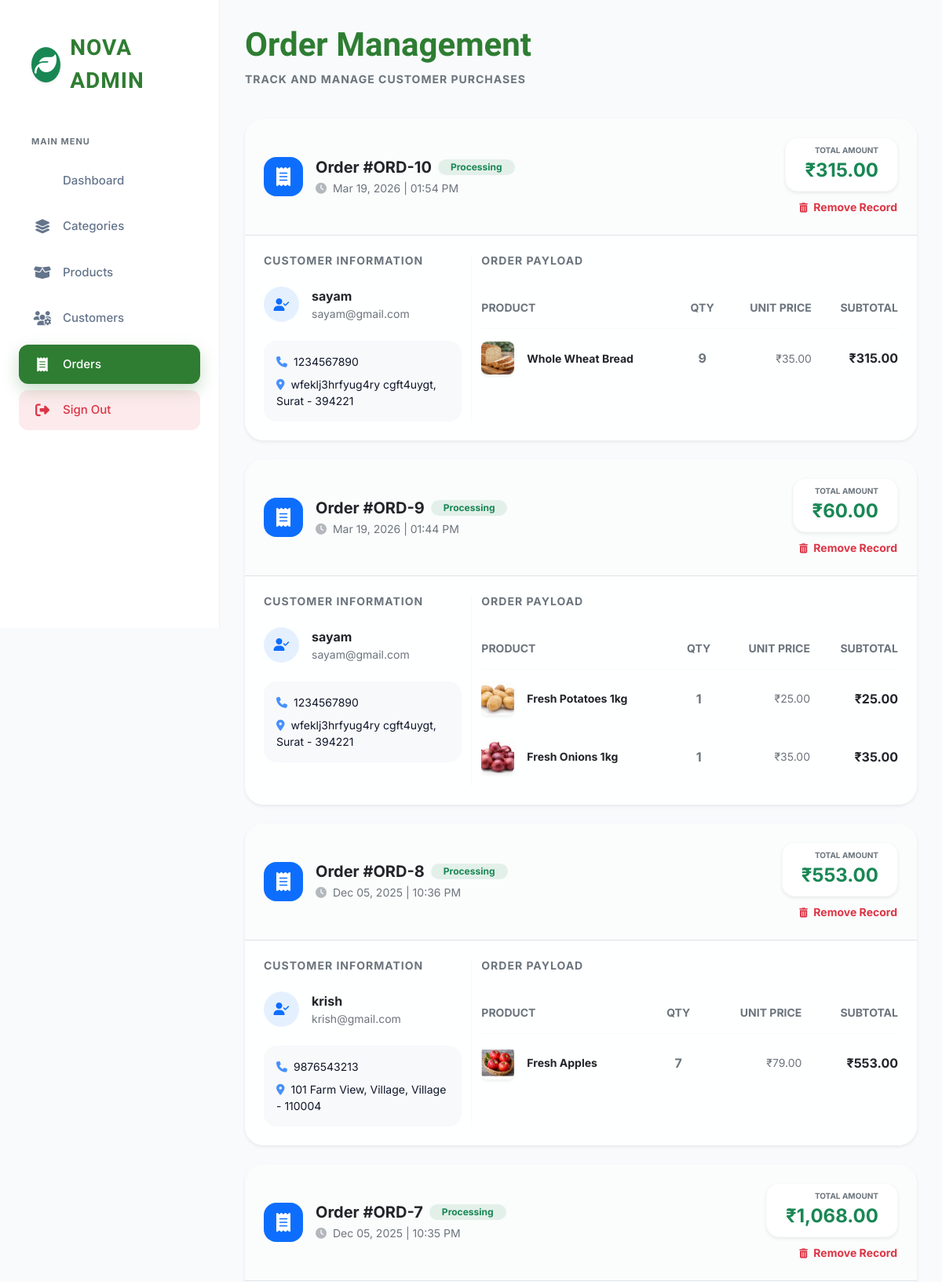
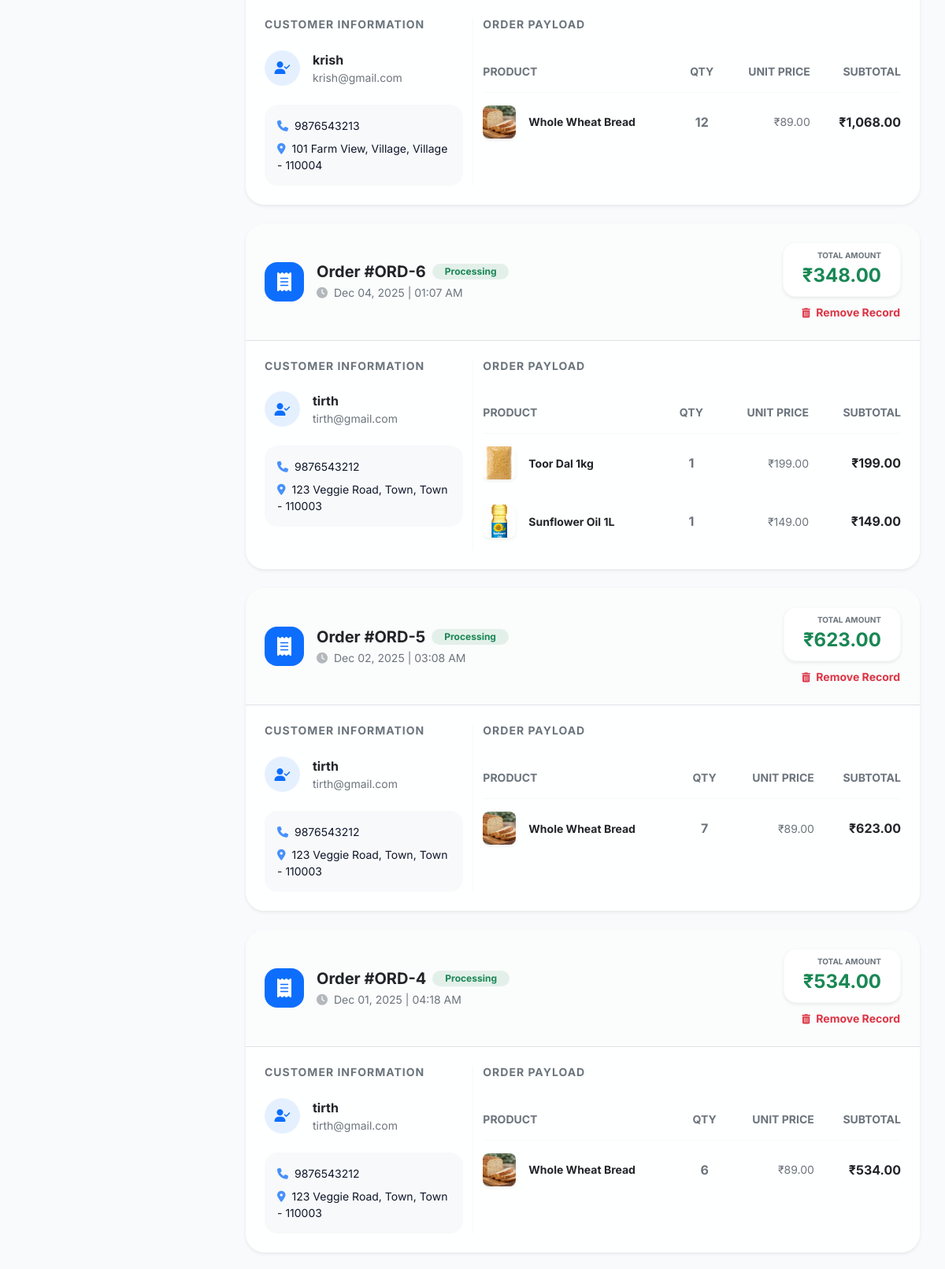
The page /aorder.php (upper part) on the database its author committed (2 pictures, top to bottom).
### tables this page shows
CREATE TABLE `tblorder` (
  `orderid` int(11) NOT NULL,
  `userid` int(11) NOT NULL,
  `orderdate` timestamp NOT NULL DEFAULT current_timestamp(),
  `totalamout` int(11) NOT NULL
);

CREATE TABLE `tbluser` (
  `userid` int(11) NOT NULL,
  `username` varchar(50) NOT NULL,
  `password` varchar(50) NOT NULL,
  `email` varchar(50) NOT NULL,
  `phone` varchar(15) NOT NULL,
  `address` text NOT NULL,
  `city` varchar(50) NOT NULL,
  `pincode` varchar(10) NOT NULL,
  `gender` varchar(50) NOT NULL,
  `hobbies` varchar(50) NOT NULL
);

CREATE TABLE `tblorderdetails` (
  `detailid` int(11) NOT NULL,
  `orderid` int(11) NOT NULL,
  `productid` int(11) NOT NULL,
  `qty` int(11) DEFAULT 1,
  `price` int(11) NOT NULL,
  `subtotal` int(11) NOT NULL
);

CREATE TABLE `tblpro` (
  `productid` int(11) NOT NULL,
  `title` varchar(50) NOT NULL,
  `mrp` int(11) NOT NULL,
  `price` int(11) NOT NULL,
  `categoryid` int(11) DEFAULT NULL,
  `des` varchar(200) NOT NULL,
  `img` varchar(500) NOT NULL
);

### aorder.php (the view, shortened to what this page needs)
<?php include 'admintop.php'; ?>
<?php
$query = "
    SELECT o.orderid, o.orderdate, o.totalamout, u.username, u.email, u.phone, u.address, u.city, u.pincode
    FROM tblorder o
    JOIN tbluser u ON o.userid = u.userid
    ORDER BY o.orderid DESC
";
$res = mysqli_query($con, $query) or die("Query failed: " . mysqli_error($con));
?>
<div class="row mb-4 align-items-center">
    <div class="col-md-12">
        <h2 class="admin-title">Order Management</h2>
        <p class="text-secondary text-uppercase small fw-bold" style="letter-spacing: 1px;">Track and manage customer purchases</p>
    </div>
</div>
<div class="row">
    <?php while($order = mysqli_fetch_assoc($res)) { ?>
        <div class="col-12 mb-4">
            <div class="admin-card border-0 p-0 overflow-hidden shadow-sm">
                <div class="p-4 d-flex justify-content-between align-items-center bg-light bg-opacity-50 border-bottom">
                    <div class="d-flex align-items-center gap-3">
                        <div class="bg-primary text-white rounded-4 d-flex align-items-center justify-content-center" style="width: 50px; height: 50px;">
                            <i class="fa-solid fa-receipt fs-4"></i>
                        </div>
                        <div>
                            <div class="d-flex align-items-center gap-2">
                                <h5 class="mb-0 fw-bold text-dark">Order #ORD-<?php echo $order['orderid']; ?></h5>
                                <span class="badge bg-success bg-opacity-10 text-success rounded-pill px-3 py-1 small">Processing</span>
                            </div>
                            <div class="text-muted small mt-1">
                                <i class="fa-solid fa-clock me-1 opacity-50"></i> <?php echo date('M d, Y | h:i A', strtotime($order['orderdate'])); ?>
                            </div>
                        </div>
                    </div>
                    <div class="text-end">
                        <div class="bg-white px-4 py-2 rounded-4 shadow-sm border border-light">
                            <div class="text-muted small text-uppercase fw-bold" style="font-size: 10px;">Total Amount</div>
                            <div class="fw-bold text-success fs-4">₹<?php echo number_format($order['totalamout'], 2); ?></div>
                        </div>
                        <a href="aorder.php?deleteid=<?php echo $order['orderid']; ?>"
                           class="btn btn-link btn-sm text-danger p-0 fw-bold text-decoration-none mt-2 d-inline-block"
                           onclick="return confirm('Delete this order and its history?');">
                           <i class="fa-solid fa-trash-can me-1 small"></i> Remove Record
                        </a>
                    </div>
                </div>
                <div class="p-4">
                    <div class="row g-4">
                        <div class="col-lg-4 border-end border-light">
                            <h6 class="text-uppercase small fw-bold text-muted mb-4" style="letter-spacing: 1px;">Customer Information</h6>
                            <div class="d-flex align-items-center gap-3 mb-4">
                                <div class="bg-primary bg-opacity-10 text-primary rounded-circle d-flex align-items-center justify-content-center" style="width: 45px; height: 45px;">
                                    <i class="fa-solid fa-user-check"></i>
                                </div>
                                <div>
                                    <div class="fw-bold text-dark fs-6"><?php echo htmlspecialchars($order['username']); ?></div>
                                    <div class="text-muted small"><?php echo htmlspecialchars($order['email']); ?></div>
                                </div>
                            </div>
                            <div class="bg-light p-3 rounded-4">
                                <div class="small mb-2"><i class="fa-solid fa-phone me-2 text-primary opacity-75"></i><?php echo $order['phone']; ?></div>
                                <div class="small lh-base"><i class="fa-solid fa-location-dot me-2 text-primary opacity-75"></i><?php echo $order['address'] . ", " . $order['city'] . " - " . $order['pincode']; ?></div>
                            </div>
                        </div>
                        <div class="col-lg-8">
                            <h6 class="text-uppercase small fw-bold text-muted mb-4" style="letter-spacing: 1px;">Order Payload</h6>
                            <div class="table-responsive">
                                <table class="table table-borderless align-middle mb-0">
                                    <thead class="text-muted small border-bottom border-light">
                                        <tr>
                                            <th class="ps-0 py-3">PRODUCT</th>
                                            <th class="text-center py-3">QTY</th>
                                            <th class="text-end py-3">UNIT PRICE</th>
                                            <th class="text-end pe-0 py-3">SUBTOTAL</th>
                                        </tr>
                                    </thead>
                                    <tbody>
                                        <?php
                                        $oid = $order['orderid'];
                                        $detailQuery = "
                                            SELECT d.qty, d.price, d.subtotal, p.title, p.img
                                            FROM tblorderdetails d
                                            JOIN tblpro p ON d.productid = p.productid
                                            WHERE d.orderid = $oid
                                        ";
                                        $details = mysqli_query($con, $detailQuery);
                                        while($item = mysqli_fetch_assoc($details)) {
                                        ?>
                                        <tr>
                                            <td class="ps-0 py-3">
                                                <div class="d-flex align-items-center gap-3">
                                                    <img src="images/<?php echo $item['img']; ?>" class="rounded-3 shadow-sm" style="width: 42px; height: 42px; object-fit: cover;">
                                                    <span class="fw-bold text-dark small"><?php echo htmlspecialchars($item['title']); ?></span>
                                                </div>
                                            </td>
                                            <td class="text-center fw-bold text-secondary"><?php echo $item['qty']; ?></td>
                                            <td class="text-end text-muted small">₹<?php echo number_format($item['price'], 2); ?></td>
                                            <td class="text-end fw-bold pe-0">₹<?php echo number_format($item['subtotal'], 2); ?></td>
                                        </tr>
                                        <?php } ?>
                                    </tbody>
                                </table>
                            </div>
                        </div>
                    </div>
                </div>
            </div>
        </div>
    <?php } ?>
</div>
</div>
</body>
</html>

### admintop.php (style rules this page uses)
:root { --primary: #2e7d32; --primary-light: #4caf50; --primary-soft: #e8f5e9; --dark: #0f172a; --secondary: #64748b; --bg-body: #f8fafc; --glass-bg: rgba(255, 255, 255, 0.85); --sidebar-width: 280px; --transition: all 0.35s cubic-bezier(0.4, 0, 0.2, 1); --shadow-sm: 0 2px 4px rgba(0,0,0,0.05); --shadow-md: 0 4px 12px rgba(0,0,0,0.06); --shadow-lg: 0 10px 30px rgba(0,0,0,0.08); }
body { font-family: 'Inter', sans-serif; background-color: var(--bg-body); color: var(--dark); min-height: 100vh; overflow-x: hidden; }
.admin-card { background: var(--glass-bg); backdrop-filter: blur(10px); border: 1px solid rgba(255,255,255,0.7); border-radius: 24px; padding: 35px; box-shadow: var(--shadow-lg); }
.admin-title { font-family: 'Forum', serif; font-weight: 800; font-size: 42px; color: var(--primary); margin-bottom: 0.5rem; }

### rows shown on the page
tblorder: orderid "10", orderdate "Mar 19, 2026 | 01:54 PM", totalamout "315.00", userid.username "sayam", userid.email "sayam@gmail.com", userid.phone "1234567890", userid.address "wfeklj3hrfyug4ry cgft4uygt", userid.city "Surat", userid.pincode "394221"
tblorderdetails: productid.img (picture), productid.title "Whole Wheat Bread", qty "9", price "35.00", subtotal "315.00"
tblorder: orderid "9", orderdate "Mar 19, 2026 | 01:44 PM", totalamout "60.00", userid.username "sayam", userid.email "sayam@gmail.com", userid.phone "1234567890", userid.address "wfeklj3hrfyug4ry cgft4uygt", userid.city "Surat", userid.pincode "394221"
tblorderdetails: productid.img (picture), productid.title "Fresh Potatoes 1kg", qty "1", price "25.00", subtotal "25.00"
tblorderdetails: productid.img (picture), productid.title "Fresh Onions 1kg", qty "1", price "35.00", subtotal "35.00"
tblorder: orderid "8", orderdate "Dec 05, 2025 | 10:36 PM", totalamout "553.00", userid.username "krish", userid.email "krish@gmail.com", userid.phone "9876543213", userid.address "101 Farm View, Village", userid.city "Village", userid.pincode "110004"
tblorderdetails: productid.img (picture), productid.title "Fresh Apples", qty "7", price "79.00", subtotal "553.00"
tblorder: orderid "7", orderdate "Dec 05, 2025 | 10:35 PM", totalamout "1,068.00", userid.username "krish", userid.email "krish@gmail.com", userid.phone "9876543213", userid.address "101 Farm View, Village", userid.city "Village", userid.pincode "110004"
tblorderdetails: productid.img (picture), productid.title "Whole Wheat Bread", qty "12", price "89.00", subtotal "1,068.00"
tblorder: orderid "6", orderdate "Dec 04, 2025 | 01:07 AM", totalamout "348.00", userid.username "tirth", userid.email "tirth@gmail.com", userid.phone "9876543212", userid.address "123 Veggie Road, Town", userid.city "Town", userid.pincode "110003"
tblorderdetails: productid.img (picture), productid.title "Toor Dal 1kg", qty "1", price "199.00", subtotal "199.00"
tblorderdetails: productid.img (picture), productid.title "Sunflower Oil 1L", qty "1", price "149.00", subtotal "149.00"
tblorder: orderid "5", orderdate "Dec 02, 2025 | 03:08 AM", totalamout "623.00", userid.username "tirth", userid.email "tirth@gmail.com", userid.phone "9876543212", userid.address "123 Veggie Road, Town", userid.city "Town", userid.pincode "110003"
tblorderdetails: productid.img (picture), productid.title "Whole Wheat Bread", qty "7", price "89.00", subtotal "623.00"
tblorder: orderid "4", orderdate "Dec 01, 2025 | 04:18 AM", totalamout "534.00", userid.username "tirth", userid.email "tirth@gmail.com", userid.phone "9876543212", userid.address "123 Veggie Road, Town", userid.city "Town", userid.pincode "110003"
tblorderdetails: productid.img (picture), productid.title "Whole Wheat Bread", qty "6", price "89.00", subtotal "534.00"
